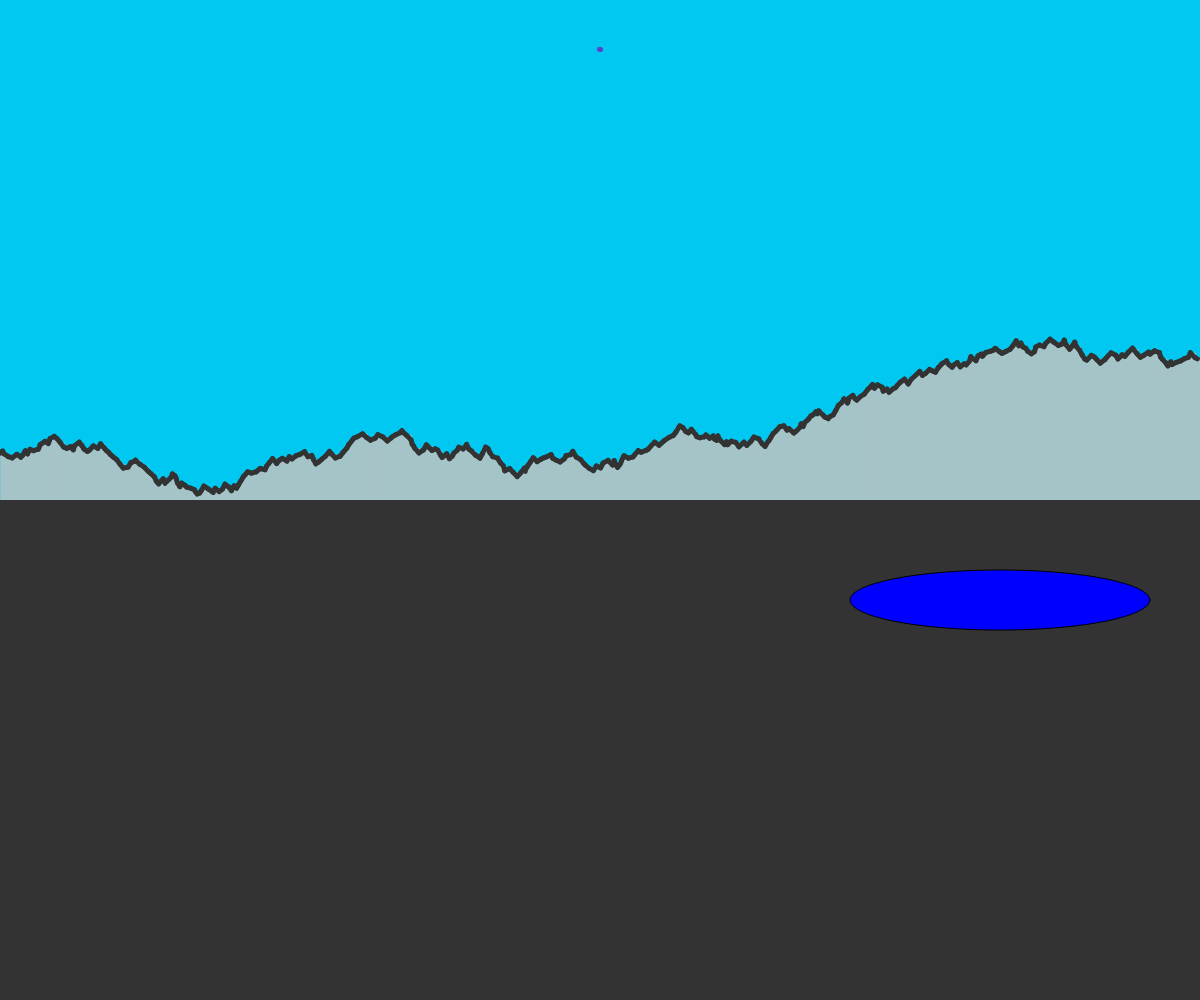
Frame 1 (no input)
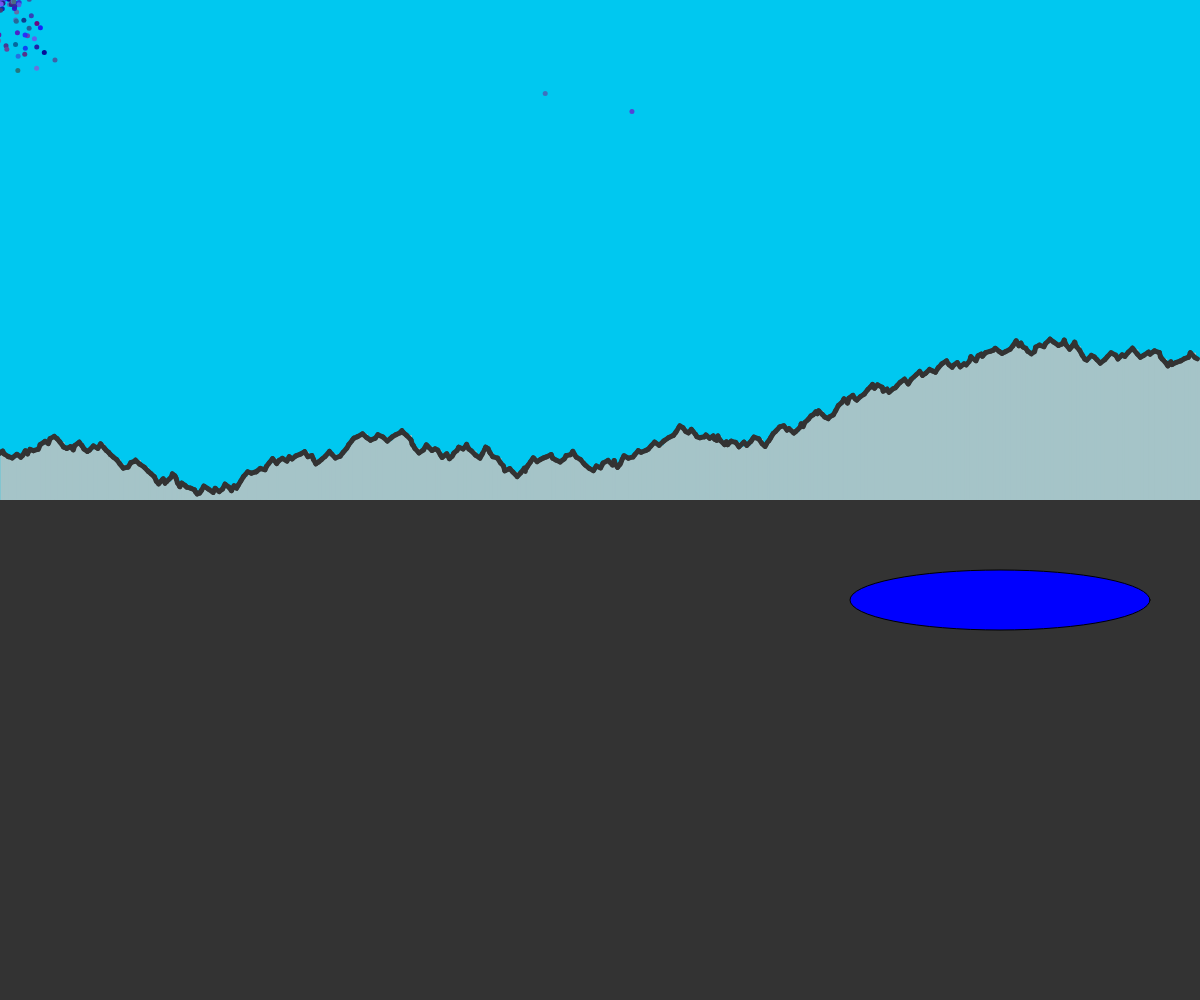
Frame 60 (no input)
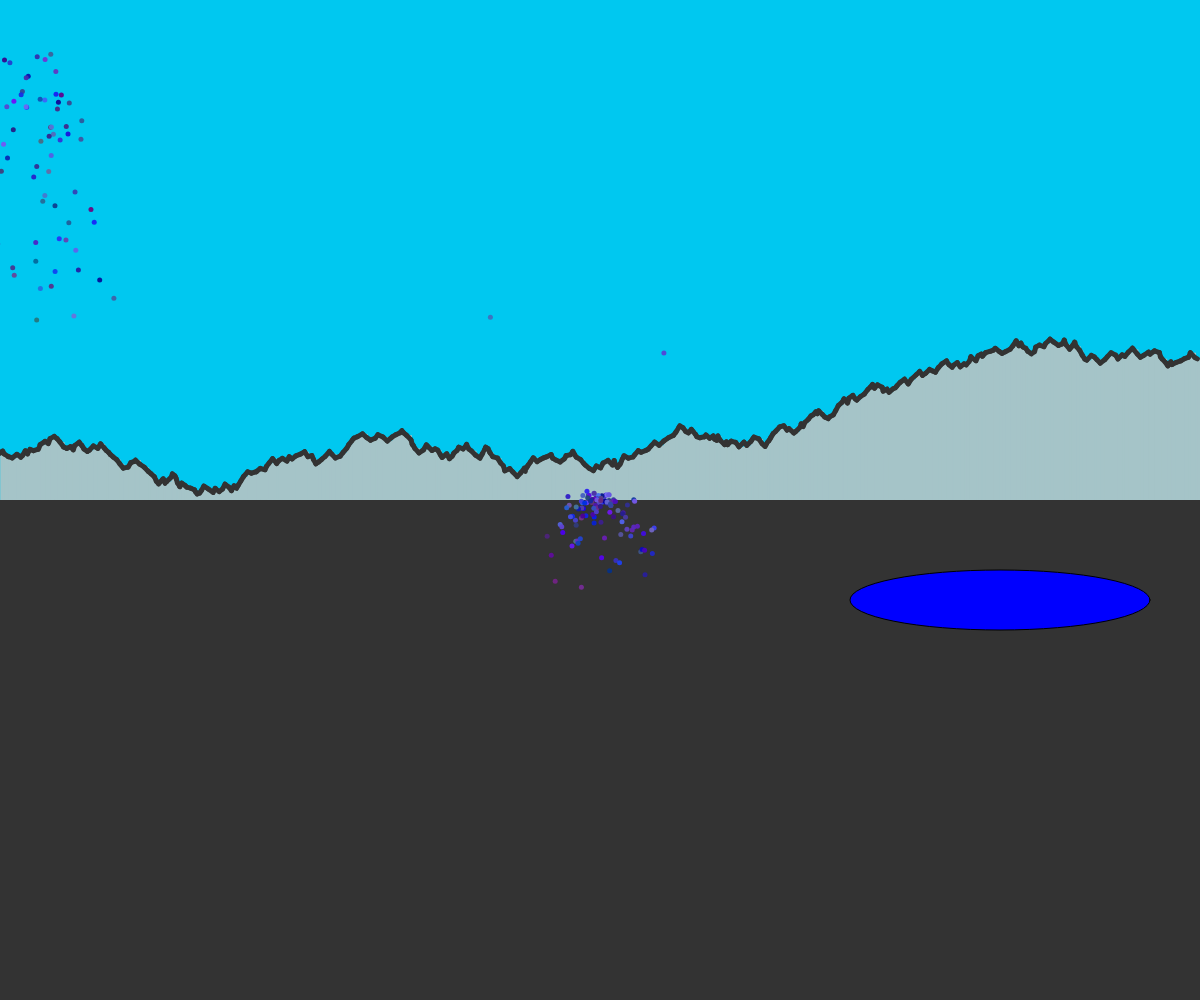
Frame 120 (the mouse pressed at the canvas centre since frame 60)

The p5.js sketch that drew these frames (run headless with seeded random() and noise() and a simulated clock; from frame 60 on, the mouse is pressed at the canvas centre):

// p5.js sketch
// ── sketch.js
const RAIN_COLOURRANGE = {
    "red": [0, 120],
    "green": [0, 120],
    "blue": [120, 255]
}
const GRASS_COLOURRANGE = {
    "red": [0, 120],
    "green": [100, 220],
    "blue": [0, 120]
}

const FLOWER_COLOURRANGE = {
    "red": [120, 255],
    "green": [0, 150],
    "blue": [0, 120]
}

let system;
let grass;
let mountains;

function setup() {
    createCanvas(windowWidth, windowHeight);
    system = new ParticleSystem(createVector(width / 2, 50));
    grass = new Grass();
    mountains = new MountainRange()
    

}

function draw() {
    background(51);

    // draw sky
    noStroke()
    fill(0,200,240)
    rect(0, 0, width, height/2)
    stroke("black")
    strokeWeight(1)
    fill("blue")
    ellipse(width*5/6, height*0.6, 300, 60)


    
    for(let i = 0; i < 2; i++){
        system.addParticle();
    }
    mountains.display()
    system.run();
    grass.run();
}

// A simple Particle class
class Particle {
    constructor(position) {
        this.acceleration = createVector(0, 0.05)
        this.velocity = createVector(random(-1, 1), random(-1, 0));
        this.position = position.copy();
        this.lifespan = 2550;
        this.r = random(RAIN_COLOURRANGE.red[0], RAIN_COLOURRANGE.red[1])
        this.g = random(RAIN_COLOURRANGE.green[0], RAIN_COLOURRANGE.green[1])
        this.b = random(RAIN_COLOURRANGE.blue[0], RAIN_COLOURRANGE.blue[1])
    }

    run() {
        this.update();
        this.display();
    }

    update() {
        this.velocity.add(this.acceleration);
        this.position.add(this.velocity);
        this.lifespan -= 2;

    }

    // Method to display
    display() {
        //stroke(200, this.lifespan);
        strokeWeight(0);
        fill(this.r, this.g, this.b, this.lifespan/10);
        ellipse(this.position.x, this.position.y, 5, 5);
    }

    // Is the particle still useful?
    isDead() {
        return this.lifespan < 0;
    }

    hitGround() {
        return this.position.y >= height;
    }

}

class ParticleSystem {
    constructor(position) {
        this.origin = position.copy();
        this.particles = [];
    }

    addParticle() {
        this.particles.push(new Particle(this.origin));
    }

    run() {
        for (let i = this.particles.length - 1; i >= 0; i--) {

            let p = this.particles[i];

            p.run();
            if (p.isDead()) {
                this.particles.splice(i, 1);
            }

            this.origin = createVector(mouseX, mouseY)
            if (p.hitGround()) {
                //let section = grass.zones[Math.floor(p.position.y / 20)];
                //let zone_number = Math.round(map(p.position.x, 0, width, 0, width/100))
                let zone_number = getZoneNumber(p.position.x, width, grass.zones.length - 1)

                if (grass.zones[zone_number].used == false) {
                    grass.addBlade(p.position)
                    grass.zones[zone_number].used = true
                } else {
                    grass.zones[zone_number].stroke_weight += 0.1;
                }


                this.particles.splice(i, 1);
            }
        }
    }
}


class GrassBlade {
    constructor(position) {
        this.origin = position.copy()
        this.maxHeigth = 150
        //this.currentPosition = position.copy()
        this.velocity = createVector(random(-1, 1), random(-0.4, -0.1))
        this.r = random(GRASS_COLOURRANGE.red[0], GRASS_COLOURRANGE.red[1])
        this.g = random(GRASS_COLOURRANGE.green[0], GRASS_COLOURRANGE.green[1])
        this.b = random(GRASS_COLOURRANGE.blue[0], GRASS_COLOURRANGE.blue[1])
        //this.segments = []
        this.nodes = [this.origin]
        this.currentNode = 1
        this.flower = boolean(Math.round(random(0, 1)))
        if(this.flower){
            this.flowerR = random(FLOWER_COLOURRANGE.red[0], FLOWER_COLOURRANGE.red[1])
            this.flowerG = random(FLOWER_COLOURRANGE.green[0], FLOWER_COLOURRANGE.green[1])
            this.flowerB = random(FLOWER_COLOURRANGE.blue[0], FLOWER_COLOURRANGE.blue[1])
        }
        this.curve = {
            "origin": this.origin.copy().add(createVector(random(-200, 200), this.maxHeigth)),
            "p1": this.origin.copy(),
            "p2": this.origin.copy(),
            "destination": this.origin.copy().add(createVector(random(-100, 100), random(-height/3, -height*0.8)))
        }
        

        this.velocityP1 = createVector((this.curve.destination.x - this.curve.origin.x) / 2, (this.curve.destination.y - this.curve.origin.y) * 0.65).div(this.maxHeigth)
        this.velocityP2 = createVector(this.curve.destination.x - this.curve.p1.x, -150).div(random(300, 700))

        this.alive = true

    }

    run() {
        this.update();
        this.display();
    }

    update() {

        if (this.curve.p2.y > this.curve.destination.y) {
            //console.log(this.curve)
            this.curve.p2.add(this.velocityP2)
        } else {
            this.alive = false
        }


        //this.currentPosition = this.currentPosition + this.velocity
        //this.nextPosition = this.currentPosition + this.velocity;
        /*         let lastNode = this.nodes[this.nodes.length - 1]
                if (lastNode.y > height * 0.5 && 0 < lastNode.x < width) {

                    this.nodes.push(lastNode.copy().add(this.velocity))
                    // smooth out lines every 50 nodes
                    if (this.nodes.length == 50 + this.currentNode) {

                        this.nodes.splice(this.currentNode, 48);

                        this.currentNode += 2;
                        //console.log(this.nodes)
                    }

                    if (frameCount % 10 == 0) {
                        this.velocity = createVector(random(-1, 1), this.velocity.y)
                    }

                } else {
                    this.alive = false
                } */

        //this.segments.unshift([{"x":this.currentPosition.x, "y":this.currentPosition.y},{"x":this.nextPosition.x, "y":this.nextPosition.y}]);
        //this.currentPosition = this.nextPosition;
    }

    display() {
        noFill()
        let brightness = map(log(this.curve.p2.y), log(this.curve.destination.y), log(height), 0, 255)
        stroke(this.r, this.g, this.b, brightness);
        let zone_number = getZoneNumber(this.origin.x, width, grass.zones.length - 1)
        strokeWeight(grass.zones[zone_number].stroke_weight)
        curve(this.curve.origin.x, this.curve.origin.y,
            this.curve.p1.x, this.curve.p1.y,
            this.curve.p2.x, this.curve.p2.y,
            this.curve.destination.x, this.curve.destination.y
        );

        // draw flower at top (p2) of curve
        if(this.flower){
            noStroke()
            fill(this.flowerR, this.flowerG, this.flowerB, brightness)
            ellipse(this.curve.p2.x, this.curve.p2.y, grass.zones[zone_number].stroke_weight * 7, grass.zones[zone_number].stroke_weight * 7)
        }
        

        /* if (this.nodes.length > 4) {
            //console.log(this.nodes)
            let brightness = map(this.nodes[this.nodes.length - 1].y, height * 0.5, height, 0, 255)
            for (let i = 2; i < this.nodes.length - 1; i++) {
                //let node = this.nodes[i]
                //ellipse(node[0].x, node[0].y, 10, 10)
                //console.log(this.nodes[i])

                noFill();
                stroke(this.r, this.g, this.b, brightness);
                //stroke(255)
                let zone_number = getZoneNumber(this.origin.x, width, grass.zones.length - 1)
                strokeWeight(grass.zones[zone_number].stroke_weight)
                //line(this.nodes[i - 1].x, this.nodes[i - 1].y, this.nodes[i].x, this.nodes[i].y)
                curve(this.nodes[i - 2].x, this.nodes[i - 2].y, this.nodes[i - 1].x, this.nodes[i - 1].y, this.nodes[i].x, this.nodes[i].y, this.nodes[i + 1].x, this.nodes[i + 1].y)

            } 
             stroke(this.r, this.g, this.b, brightness)
            curve(this.nodes[0].x, this.nodes[0].y, this.nodes[1].x, this.nodes[1].y, this.nodes[this.nodes.length - 2].x, this.nodes[this.nodes.length - 2].y, this.nodes[this.nodes.length - 1].x, this.nodes[this.nodes.length - 1].y)
            
             stroke(this.r, this.g, this.b, 255)
                            //stroke(255)
                            strokeWeight(1)
                            line(this.nodes[this.nodes.length - 2].x, this.nodes[this.nodes.length - 2].y, this.nodes[this.nodes.length - 1].x, this.nodes[this.nodes.length - 1].y)
                         
        }*/
    }



}


class Grass {
    constructor() {
        this.grassBlades = []
        this.zones = []
        for (let i = 0; i <= width; i += width / 250) {
            this.zones.push({
                "start": i,
                "end": i + (width / 100) - 1,
                "used": false,
                "stroke_weight": 1
            })
        }
    }

    addBlade(position) {
        this.grassBlades.push(new GrassBlade(position))
    }

    run() {
        for (let i = this.grassBlades.length - 1; i >= 0; i--) {
            let blade = this.grassBlades[i]
            if (blade.alive) {
                blade.run()
            } else {
                this.grassBlades.splice(i, 1)
                let zone_number = getZoneNumber(blade.origin.x, width, this.zones.length - 1)
                this.zones[zone_number].used = false
                this.zones[zone_number].stroke_weight = 1
            }

        }
    }
}

function getZoneNumber(x, width, n_zones) {
    let zone_number = Math.round(x / (width / n_zones)) - 1;
    if (zone_number > n_zones) {
        zone_number = n_zones;
    } else if (zone_number < 0) {
        zone_number = 0;
    }

    return zone_number;
}

class MountainRange {
    constructor(){
        this.origin = createVector(0, random(height*1/3, height*1/2));
        this.nodes = [this.origin];
        this.direction = createVector(random(0, 1), random(-1, 1));

        // calculate nodes
        while(this.nodes[this.nodes.length - 1].x <= width){
            this.nodes.push(this.nodes[this.nodes.length - 1].copy().add(this.direction));
            this.direction = createVector(random(1, 5), random([random(-5, -1), random(1, 5)]));
        }
    }


    display(){
        if (this.nodes.length > 4) {
            //console.log(this.nodes)
            //let brightness = map(this.nodes[this.nodes.length - 1].y, height * 0.5, height, 0, 255)
            for (let i = 1; i < this.nodes.length - 1; i++) {
                //let node = this.nodes[i]
                //ellipse(node[0].x, node[0].y, 10, 10)
                //console.log(this.nodes[i])
                if(/* i % 2 == 0 &&  */this.nodes[i].y < height/2){
                    stroke(165, 196, 200);
                    strokeWeight(0);
                    fill(165, 196, 200)
                    rect(this.nodes[i].x, this.nodes[i].y, this.nodes[i + 1].x - this.nodes[i].x + 1, height/2 - this.nodes[i].y)
                }

                //noFill();
                //fill(255)
                stroke(51);
                //stroke(255)
                
                strokeWeight(5);
                line(this.nodes[i - 1].x, this.nodes[i - 1].y, this.nodes[i].x, this.nodes[i].y);

                

                //curve(this.nodes[i - 2].x, this.nodes[i - 2].y, this.nodes[i - 1].x, this.nodes[i - 1].y, this.nodes[i].x, this.nodes[i].y, this.nodes[i + 1].x, this.nodes[i + 1].y)

            }       
        }
    }
}
